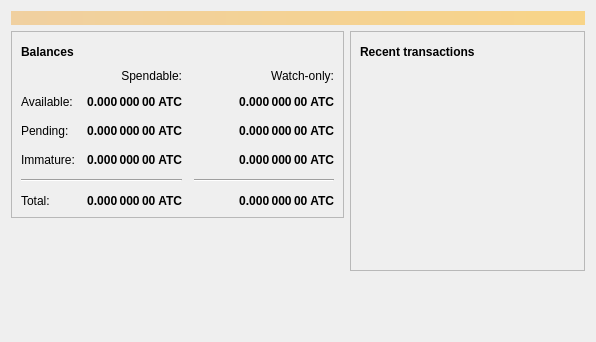
<?xml version="1.0" encoding="UTF-8"?>
<ui version="4.0">
 <class>OverviewPage</class>
 <widget class="QWidget" name="OverviewPage">
  <property name="geometry">
   <rect>
    <x>0</x>
    <y>0</y>
    <width>596</width>
    <height>342</height>
   </rect>
  </property>
  <property name="windowTitle">
   <string>Form</string>
  </property>
  <layout class="QVBoxLayout" name="topLayout">
   <item>
    <widget class="QLabel" name="labelAlerts">
     <property name="visible">
      <bool>false</bool>
     </property>
     <property name="styleSheet">
      <string notr="true">QLabel { background-color: qlineargradient(x1: 0, y1: 0, x2: 1, y2: 0, stop:0 #F0D0A0, stop:1 #F8D488); color:#000000; }</string>
     </property>
     <property name="wordWrap">
      <bool>true</bool>
     </property>
     <property name="margin">
      <number>3</number>
     </property>
     <property name="textInteractionFlags">
      <set>Qt::TextSelectableByMouse</set>
     </property>
    </widget>
   </item>
   <item>
    <layout class="QHBoxLayout" name="horizontalLayout" stretch="1,1">
     <item>
      <layout class="QVBoxLayout" name="verticalLayout_2">
       <item>
        <widget class="QFrame" name="frame">
         <property name="frameShape">
          <enum>QFrame::StyledPanel</enum>
         </property>
         <property name="frameShadow">
          <enum>QFrame::Raised</enum>
         </property>
         <layout class="QVBoxLayout" name="verticalLayout_4">
          <item>
           <layout class="QHBoxLayout" name="horizontalLayout_4">
            <item>
             <widget class="QLabel" name="label_5">
              <property name="font">
               <font>
                <weight>75</weight>
                <bold>true</bold>
               </font>
              </property>
              <property name="text">
               <string>Balances</string>
              </property>
             </widget>
            </item>
            <item>
             <widget class="QPushButton" name="labelWalletStatus">
              <property name="enabled">
               <bool>true</bool>
              </property>
              <property name="maximumSize">
               <size>
                <width>30</width>
                <height>16777215</height>
               </size>
              </property>
              <property name="toolTip">
               <string>The displayed information may be out of date. Your wallet automatically synchronizes with the arcticoin network after a connection is established, but this process has not completed yet.</string>
              </property>
              <property name="text">
               <string/>
              </property>
              <property name="icon">
               <iconset resource="../bitcoin.qrc">
                <normaloff>:/icons/warning</normaloff>
                <disabledoff>:/icons/warning</disabledoff>:/icons/warning</iconset>
              </property>
              <property name="iconSize">
               <size>
                <width>24</width>
                <height>24</height>
               </size>
              </property>
              <property name="flat">
               <bool>true</bool>
              </property>
             </widget>
            </item>
            <item>
             <spacer name="horizontalSpacer_3">
              <property name="orientation">
               <enum>Qt::Horizontal</enum>
              </property>
              <property name="sizeHint" stdset="0">
               <size>
                <width>40</width>
                <height>20</height>
               </size>
              </property>
             </spacer>
            </item>
           </layout>
          </item>
          <item>
           <layout class="QGridLayout" name="gridLayout">
            <property name="spacing">
             <number>12</number>
            </property>
            <item row="2" column="2">
             <widget class="QLabel" name="labelWatchPending">
              <property name="font">
               <font>
                <weight>75</weight>
                <bold>true</bold>
               </font>
              </property>
              <property name="cursor">
               <cursorShape>IBeamCursor</cursorShape>
              </property>
              <property name="toolTip">
               <string>Unconfirmed transactions to watch-only addresses</string>
              </property>
              <property name="text">
               <string notr="true">0.000 000 00 ATC</string>
              </property>
              <property name="alignment">
               <set>Qt::AlignRight|Qt::AlignTrailing|Qt::AlignVCenter</set>
              </property>
              <property name="textInteractionFlags">
               <set>Qt::LinksAccessibleByMouse|Qt::TextSelectableByKeyboard|Qt::TextSelectableByMouse</set>
              </property>
             </widget>
            </item>
            <item row="2" column="1">
             <widget class="QLabel" name="labelUnconfirmed">
              <property name="font">
               <font>
                <weight>75</weight>
                <bold>true</bold>
               </font>
              </property>
              <property name="cursor">
               <cursorShape>IBeamCursor</cursorShape>
              </property>
              <property name="toolTip">
               <string>Total of transactions that have yet to be confirmed, and do not yet count toward the spendable balance</string>
              </property>
              <property name="text">
               <string notr="true">0.000 000 00 ATC</string>
              </property>
              <property name="alignment">
               <set>Qt::AlignRight|Qt::AlignTrailing|Qt::AlignVCenter</set>
              </property>
              <property name="textInteractionFlags">
               <set>Qt::LinksAccessibleByMouse|Qt::TextSelectableByKeyboard|Qt::TextSelectableByMouse</set>
              </property>
             </widget>
            </item>
            <item row="3" column="2">
             <widget class="QLabel" name="labelWatchImmature">
              <property name="font">
               <font>
                <weight>75</weight>
                <bold>true</bold>
               </font>
              </property>
              <property name="cursor">
               <cursorShape>IBeamCursor</cursorShape>
              </property>
              <property name="toolTip">
               <string>Mined balance in watch-only addresses that has not yet matured</string>
              </property>
              <property name="text">
               <string notr="true">0.000 000 00 ATC</string>
              </property>
              <property name="alignment">
               <set>Qt::AlignRight|Qt::AlignTrailing|Qt::AlignVCenter</set>
              </property>
              <property name="textInteractionFlags">
               <set>Qt::LinksAccessibleByMouse|Qt::TextSelectableByKeyboard|Qt::TextSelectableByMouse</set>
              </property>
             </widget>
            </item>
            <item row="4" column="0" colspan="2">
             <widget class="Line" name="line">
              <property name="orientation">
               <enum>Qt::Horizontal</enum>
              </property>
             </widget>
            </item>
            <item row="4" column="2">
             <widget class="Line" name="lineWatchBalance">
              <property name="sizePolicy">
               <sizepolicy hsizetype="Preferred" vsizetype="Fixed">
                <horstretch>0</horstretch>
                <verstretch>0</verstretch>
               </sizepolicy>
              </property>
              <property name="minimumSize">
               <size>
                <width>140</width>
                <height>0</height>
               </size>
              </property>
              <property name="orientation">
               <enum>Qt::Horizontal</enum>
              </property>
             </widget>
            </item>
            <item row="5" column="0">
             <widget class="QLabel" name="labelTotalText">
              <property name="text">
               <string>Total:</string>
              </property>
             </widget>
            </item>
            <item row="3" column="1">
             <widget class="QLabel" name="labelImmature">
              <property name="font">
               <font>
                <weight>75</weight>
                <bold>true</bold>
               </font>
              </property>
              <property name="cursor">
               <cursorShape>IBeamCursor</cursorShape>
              </property>
              <property name="toolTip">
               <string>Mined balance that has not yet matured</string>
              </property>
              <property name="text">
               <string notr="true">0.000 000 00 ATC</string>
              </property>
              <property name="alignment">
               <set>Qt::AlignRight|Qt::AlignTrailing|Qt::AlignVCenter</set>
              </property>
              <property name="textInteractionFlags">
               <set>Qt::LinksAccessibleByMouse|Qt::TextSelectableByKeyboard|Qt::TextSelectableByMouse</set>
              </property>
             </widget>
            </item>
            <item row="2" column="3">
             <spacer name="horizontalSpacer_2">
              <property name="orientation">
               <enum>Qt::Horizontal</enum>
              </property>
              <property name="sizeHint" stdset="0">
               <size>
                <width>40</width>
                <height>20</height>
               </size>
              </property>
             </spacer>
            </item>
            <item row="3" column="0">
             <widget class="QLabel" name="labelImmatureText">
              <property name="text">
               <string>Immature:</string>
              </property>
             </widget>
            </item>
            <item row="5" column="1">
             <widget class="QLabel" name="labelTotal">
              <property name="font">
               <font>
                <weight>75</weight>
                <bold>true</bold>
               </font>
              </property>
              <property name="cursor">
               <cursorShape>IBeamCursor</cursorShape>
              </property>
              <property name="toolTip">
               <string>Your current total balance</string>
              </property>
              <property name="text">
               <string notr="true">0.000 000 00 ATC</string>
              </property>
              <property name="alignment">
               <set>Qt::AlignRight|Qt::AlignTrailing|Qt::AlignVCenter</set>
              </property>
              <property name="textInteractionFlags">
               <set>Qt::LinksAccessibleByMouse|Qt::TextSelectableByKeyboard|Qt::TextSelectableByMouse</set>
              </property>
             </widget>
            </item>
            <item row="5" column="2">
             <widget class="QLabel" name="labelWatchTotal">
              <property name="font">
               <font>
                <weight>75</weight>
                <bold>true</bold>
               </font>
              </property>
              <property name="cursor">
               <cursorShape>IBeamCursor</cursorShape>
              </property>
              <property name="toolTip">
               <string>Current total balance in watch-only addresses</string>
              </property>
              <property name="text">
               <string notr="true">0.000 000 00 ATC</string>
              </property>
              <property name="alignment">
               <set>Qt::AlignRight|Qt::AlignTrailing|Qt::AlignVCenter</set>
              </property>
              <property name="textInteractionFlags">
               <set>Qt::LinksAccessibleByMouse|Qt::TextSelectableByKeyboard|Qt::TextSelectableByMouse</set>
              </property>
             </widget>
            </item>
            <item row="0" column="2">
             <widget class="QLabel" name="labelWatchonly">
              <property name="text">
               <string>Watch-only:</string>
              </property>
              <property name="alignment">
               <set>Qt::AlignRight|Qt::AlignTrailing|Qt::AlignVCenter</set>
              </property>
             </widget>
            </item>
            <item row="1" column="0">
             <widget class="QLabel" name="labelBalanceText">
              <property name="text">
               <string>Available:</string>
              </property>
             </widget>
            </item>
            <item row="1" column="1">
             <widget class="QLabel" name="labelBalance">
              <property name="font">
               <font>
                <weight>75</weight>
                <bold>true</bold>
               </font>
              </property>
              <property name="cursor">
               <cursorShape>IBeamCursor</cursorShape>
              </property>
              <property name="toolTip">
               <string>Your current spendable balance</string>
              </property>
              <property name="text">
               <string notr="true">0.000 000 00 ATC</string>
              </property>
              <property name="alignment">
               <set>Qt::AlignRight|Qt::AlignTrailing|Qt::AlignVCenter</set>
              </property>
              <property name="textInteractionFlags">
               <set>Qt::LinksAccessibleByMouse|Qt::TextSelectableByKeyboard|Qt::TextSelectableByMouse</set>
              </property>
             </widget>
            </item>
            <item row="1" column="2">
             <widget class="QLabel" name="labelWatchAvailable">
              <property name="font">
               <font>
                <weight>75</weight>
                <bold>true</bold>
               </font>
              </property>
              <property name="cursor">
               <cursorShape>IBeamCursor</cursorShape>
              </property>
              <property name="toolTip">
               <string>Your current balance in watch-only addresses</string>
              </property>
              <property name="text">
               <string notr="true">0.000 000 00 ATC</string>
              </property>
              <property name="alignment">
               <set>Qt::AlignRight|Qt::AlignTrailing|Qt::AlignVCenter</set>
              </property>
              <property name="textInteractionFlags">
               <set>Qt::LinksAccessibleByMouse|Qt::TextSelectableByKeyboard|Qt::TextSelectableByMouse</set>
              </property>
             </widget>
            </item>
            <item row="2" column="0">
             <widget class="QLabel" name="labelPendingText">
              <property name="text">
               <string>Pending:</string>
              </property>
             </widget>
            </item>
            <item row="0" column="1">
             <widget class="QLabel" name="labelSpendable">
              <property name="text">
               <string>Spendable:</string>
              </property>
              <property name="alignment">
               <set>Qt::AlignRight|Qt::AlignTrailing|Qt::AlignVCenter</set>
              </property>
             </widget>
            </item>
           </layout>
          </item>
         </layout>
        </widget>
       </item>
       <item>
        <spacer name="verticalSpacer">
         <property name="orientation">
          <enum>Qt::Vertical</enum>
         </property>
         <property name="sizeHint" stdset="0">
          <size>
           <width>20</width>
           <height>40</height>
          </size>
         </property>
        </spacer>
       </item>
      </layout>
     </item>
     <item>
      <layout class="QVBoxLayout" name="verticalLayout_3">
       <item>
        <widget class="QFrame" name="frame_2">
         <property name="frameShape">
          <enum>QFrame::StyledPanel</enum>
         </property>
         <property name="frameShadow">
          <enum>QFrame::Raised</enum>
         </property>
         <layout class="QVBoxLayout" name="verticalLayout">
          <item>
           <layout class="QHBoxLayout" name="horizontalLayout_2">
            <item>
             <widget class="QLabel" name="label_4">
              <property name="font">
               <font>
                <weight>75</weight>
                <bold>true</bold>
               </font>
              </property>
              <property name="text">
               <string>Recent transactions</string>
              </property>
             </widget>
            </item>
            <item>
             <widget class="QPushButton" name="labelTransactionsStatus">
              <property name="enabled">
               <bool>true</bool>
              </property>
              <property name="maximumSize">
               <size>
                <width>30</width>
                <height>16777215</height>
               </size>
              </property>
              <property name="toolTip">
               <string>The displayed information may be out of date. Your wallet automatically synchronizes with the arcticoin network after a connection is established, but this process has not completed yet.</string>
              </property>
              <property name="text">
               <string/>
              </property>
              <property name="icon">
               <iconset resource="../bitcoin.qrc">
                <normaloff>:/icons/warning</normaloff>
                <disabledoff>:/icons/warning</disabledoff>:/icons/warning</iconset>
              </property>
              <property name="iconSize">
               <size>
                <width>24</width>
                <height>24</height>
               </size>
              </property>
              <property name="flat">
               <bool>true</bool>
              </property>
             </widget>
            </item>
            <item>
             <spacer name="horizontalSpacer">
              <property name="orientation">
               <enum>Qt::Horizontal</enum>
              </property>
              <property name="sizeHint" stdset="0">
               <size>
                <width>40</width>
                <height>20</height>
               </size>
              </property>
             </spacer>
            </item>
           </layout>
          </item>
          <item>
           <widget class="QListView" name="listTransactions">
            <property name="styleSheet">
             <string notr="true">QListView { background: transparent; }</string>
            </property>
            <property name="frameShape">
             <enum>QFrame::NoFrame</enum>
            </property>
            <property name="verticalScrollBarPolicy">
             <enum>Qt::ScrollBarAlwaysOff</enum>
            </property>
            <property name="horizontalScrollBarPolicy">
             <enum>Qt::ScrollBarAlwaysOff</enum>
            </property>
            <property name="selectionMode">
             <enum>QAbstractItemView::NoSelection</enum>
            </property>
           </widget>
          </item>
         </layout>
        </widget>
       </item>
       <item>
        <spacer name="verticalSpacer_2">
         <property name="orientation">
          <enum>Qt::Vertical</enum>
         </property>
         <property name="sizeHint" stdset="0">
          <size>
           <width>20</width>
           <height>40</height>
          </size>
         </property>
        </spacer>
       </item>
      </layout>
     </item>
    </layout>
   </item>
  </layout>
 </widget>
 <resources/>
 <connections/>
</ui>
